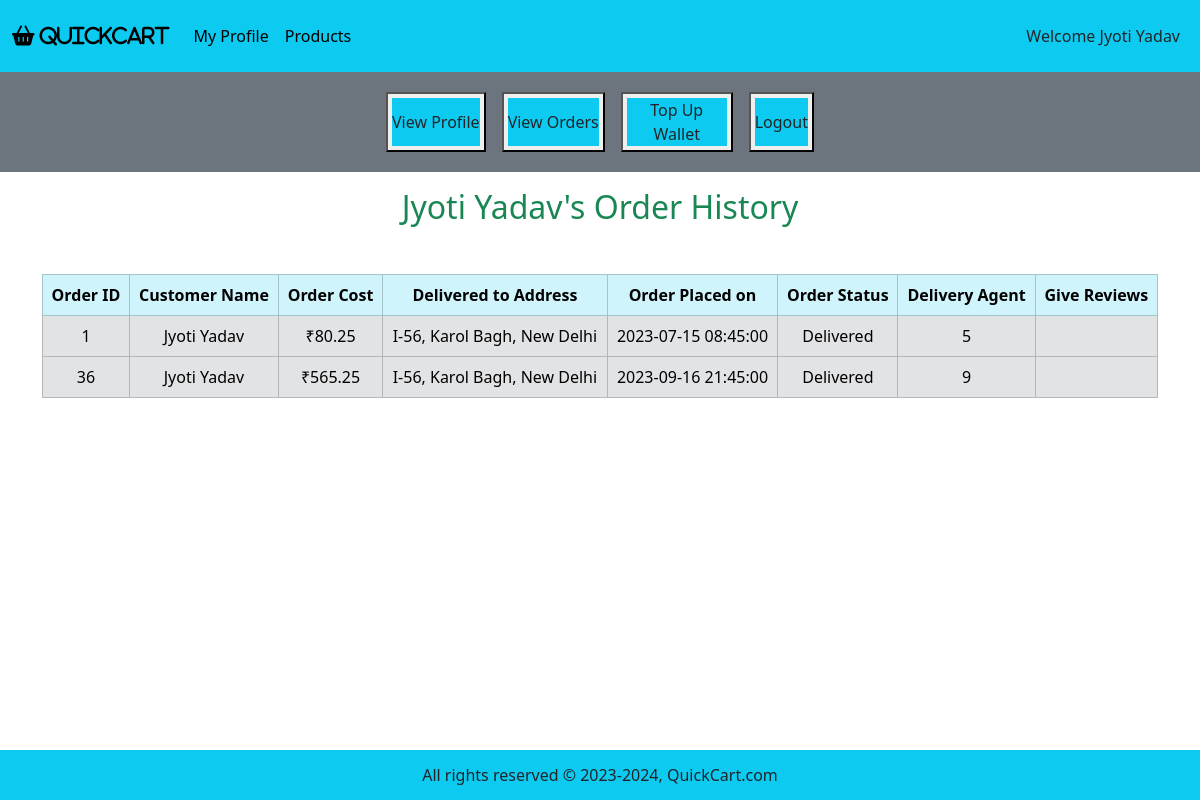
The app's page /customer_mode/profile_page.php?customer_id=1&view_orders with its own data.
### tables this page shows
CREATE TABLE IF NOT EXISTS customer (
	customerID INT AUTO_INCREMENT PRIMARY KEY, 
    first_name VARCHAR(50) NOT NULL,  
    last_name VARCHAR(50),
    address_street VARCHAR(100) NOT NULL,  
	address_city VARCHAR(50) NOT NULL,
	address_state VARCHAR(50) NOT NULL,
    pincode INT NOT NULL,
    phone_no BIGINT UNIQUE NOT NULL,  
    email VARCHAR(100) UNIQUE NOT NULL,
    password VARCHAR(50) NOT NULL,
    dob DATE,
    age INT,  
    gender VARCHAR(10)
);

CREATE TABLE IF NOT EXISTS `order` (
	orderID INT AUTO_INCREMENT PRIMARY KEY,
    status VARCHAR(20) NOT NULL DEFAULT "Confirmed",  
    total_price DECIMAL(10, 2) NOT NULL,
    time TIMESTAMP NOT NULL DEFAULT CURRENT_TIMESTAMP,
    location VARCHAR(255) NOT NULL,
    customerID INT NOT NULL,
    agentID INT NOT NULL,
    FOREIGN KEY (customerID) REFERENCES customer(customerID),  
    FOREIGN KEY (agentID) REFERENCES deliveryAgent(agentID)  
);

### customer_mode/profile_page.php (the view, shortened to what this page needs)
<?php
include ('../functions/common_function.php');
if (isset ($_GET['customer_id'])) {
    $cust_id = $_GET['customer_id'];
    $get_data = "SELECT * FROM customer WHERE customerID = $cust_id;";
    $result_get = mysqli_query($con, $get_data);
    $row_data = mysqli_fetch_assoc($result_get);
    $cust_id = $row_data["customerID"];
    $cust_fname = $row_data['first_name'];
    $cust_lname = $row_data['last_name'];
    if ($cust_lname === null) {
        $cust_name = $cust_fname;
    } else {
        $cust_name = $cust_fname . ' ' . $cust_lname;
    }
}
?>
<!DOCTYPE html>
<html lang="en">
<head>
    <link href="https://cdn.jsdelivr.net/npm/bootstrap@5.3.3/dist/css/bootstrap.min.css" rel="stylesheet"
>
    <link rel="stylesheet" href="https://cdnjs.cloudflare.com/ajax/libs/font-awesome/6.5.1/css/all.min.css"
 />
    <link rel="stylesheet" href="../style.css">
</head>
<body>
    <div class="container-fluid p-0">
        <nav class="navbar navbar-expand-lg bg-info">
            <div class="container-fluid">
                <a class="navbar-brand" href="#"><i class="fa fa-shopping-basket" aria-hidden="true"> QuickCart</i></a>
                <div class="collapse navbar-collapse" id="navbarSupportedContent">
                    <ul class="navbar-nav me-auto mb-2 mb-lg-0">
                        <li class="nav-item">
                            <a class="nav-link active" aria-current="page"
                                href='profile_page.php?customer_id=<?php echo "$cust_id"; ?>'>My Profile</a>
                        </li>
                        <li class="nav-item">
                            <a class="nav-link active"
                                href='index.php?customer_id=<?php echo "$cust_id"; ?>'>Products</a>
                        </li>
                </div>
                <nav class="navbar navbar-expand-lg">
                    <ul class="navbar-nav">
                        <li class="nav-item">
                            <a href="" class="nav-link text-dark">Welcome
                                <?php echo "$cust_name"; ?>
                            </a>
                        </li>
                    </ul>
                </nav>
            </div>
        </nav>
        <div class="row">
            <div class="col-md-12 bg-secondary p-1 align-items-center">
                <div class="button text-center">
                    <button class="my-3 mx-2"><a
                            href="profile_page.php?customer_id=<?php echo "$cust_id"; ?>&view_profile"
                            class="nav-link text-dark bg-info my-1 mx-1">View Profile</a></button>
                    <button class="my-3 mx-2"><a
                            href="profile_page.php?customer_id=<?php echo "$cust_id"; ?>&view_orders"
                            class="nav-link text-dark bg-info my-1 mx-1">View Orders</a></button>
                    <button class="my-3 mx-2"><a href="profile_page.php?customer_id=<?php echo "$cust_id"; ?>&top_up"
                            class="nav-link text-dark bg-info my-1 mx-1">Top Up Wallet</a></button>
                    <button class="my-3 mx-2"><a href="../start.php"
                            class="nav-link text-dark bg-info my-1 mx-1">Logout</a></button>
                </div>
            </div>
        </div>
        <div class="container my-3">
            <?php
            if (isset ($_GET['view_orders'])) {
                include ('view_orders.php');
            }
            ?>
        </div>
        <?php
        include ("../includes/footer.php");
        ?>
    </div>
</body>
</html>

### customer_mode/view_orders.php
<?php
$fetch_orders = "SELECT * FROM `order` WHERE customerID = $cust_id;";
$result_fetch = mysqli_query($con, $fetch_orders);
$num_of_rows = mysqli_num_rows($result_fetch);
if ($num_of_rows == 0) {
    echo "<h2 class='text-center text-danger'> You have not placed any order till now! </h2>";
} else {
    ?>
    <h2 class="text-center text-success"><?php echo "$cust_name's Order History"; ?></h2>
    <table class="table table-bordered mt-5">
        <thead class="table-info text-center text-white">
            <tr>
                <th>Order ID</th>
                <th>Customer Name</th>
                <th>Order Cost</th>
                <th>Delivered to Address</th>
                <th>Order Placed on</th>
                <th>Order Status</th>
                <th>Delivery Agent</th>
                <th>Give Reviews</th>
            </tr>
        </thead>
        <tbody class="table-secondary text-white">
            <?php
            while ($fetch_row = mysqli_fetch_assoc($result_fetch)) {
                $order_id = $fetch_row["orderID"];
                $order_location = $fetch_row["location"];
                $order_price = $fetch_row["total_price"];
                $order_time = $fetch_row["time"];
                $order_custID = $fetch_row["customerID"];
                $order_status = $fetch_row["status"];
                $order_agentID = $fetch_row["agentID"];
                ?>
                <tr class='text-center align-middle'>
                    <td>
                        <?php echo $order_id; ?>
                    </td>
                    <td>
                        <?php
                        $get_cust = "SELECT * FROM customer WHERE customerID = $order_custID;";
                        $result_get = mysqli_query($con, $get_cust);
                        $row_cust = mysqli_fetch_assoc($result_get);
                        $cust_fname = $row_cust['first_name'];
                        $cust_lname = $row_cust['last_name'];
                        if ($cust_lname === null) {
                            $cust_name = $cust_fname;
                        } else {
                            $cust_name = $cust_fname . ' ' . $cust_lname;
                        }
                        echo $cust_name;
                        ?>
                    </td>
                    <td>
                        <?php echo "₹$order_price"; ?>
                    </td>
                    <td>
                        <?php echo $order_location; ?>
                    </td>
                    <td>
                        <?php echo $order_time; ?>
                    </td>
                    <td>
                        <?php echo $order_status; ?>
                    </td>
                    <td>
                        <?php echo $order_agentID; ?>
                    </td>
                    <td>
                    </td>
                </tr>
                <?php
            }
            ?>
        </tbody>
    </table>
    <?php
}
?>

### style.css (style rules this page uses)
* { margin: 0; padding: 0; box-sizing: border-box; }

### customer_mode/profile_page.php (style rules this page uses)
body { overflow-x: hidden; }
.button { display: flex; justify-content: center; }
.button .nav-link { white-space: normal; max-width: 100px; min-height: 48px; text-align: center; display: flex; align-items: center; margin: 10px; }

### includes/footer.php (style rules this page uses)
body { margin: 0; padding: 0; min-height: 100vh; position: relative; }

### records on screen
customer: cust_name "Jyoti Yadav"
order: orderID "1", customerID.last_name "Jyoti Yadav", total_price "80.25", location "I-56, Karol Bagh, New Delhi", time "2023-07-15 08:45:00", status "Delivered", agentID "5"
order: orderID "36", customerID.last_name "Jyoti Yadav", total_price "565.25", location "I-56, Karol Bagh, New Delhi", time "2023-09-16 21:45:00", status "Delivered", agentID "9"
